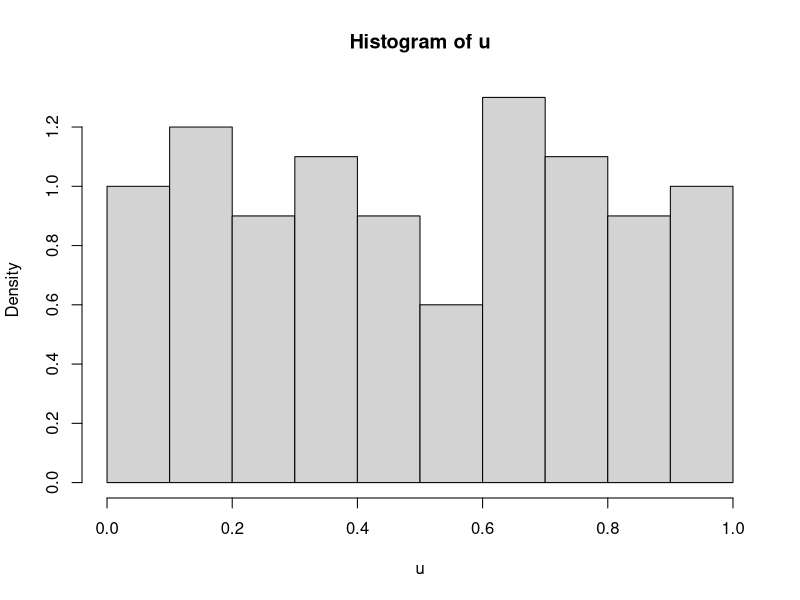
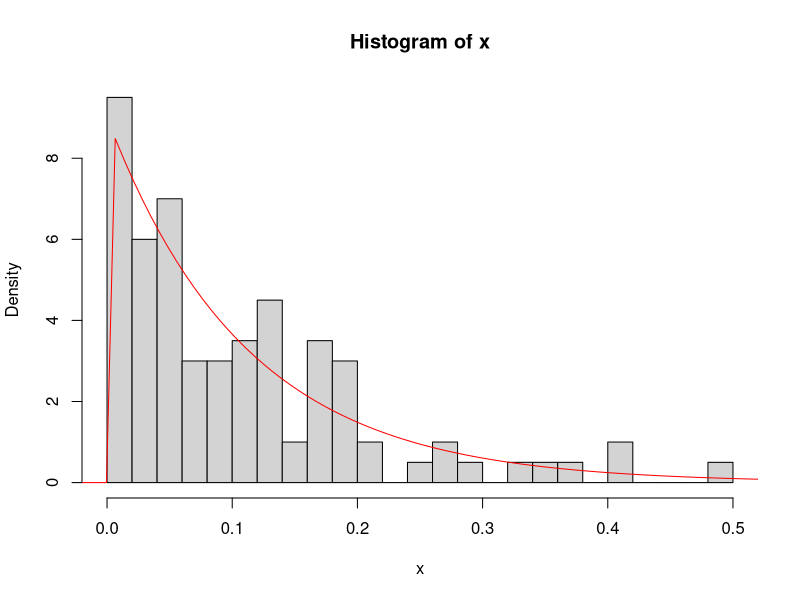
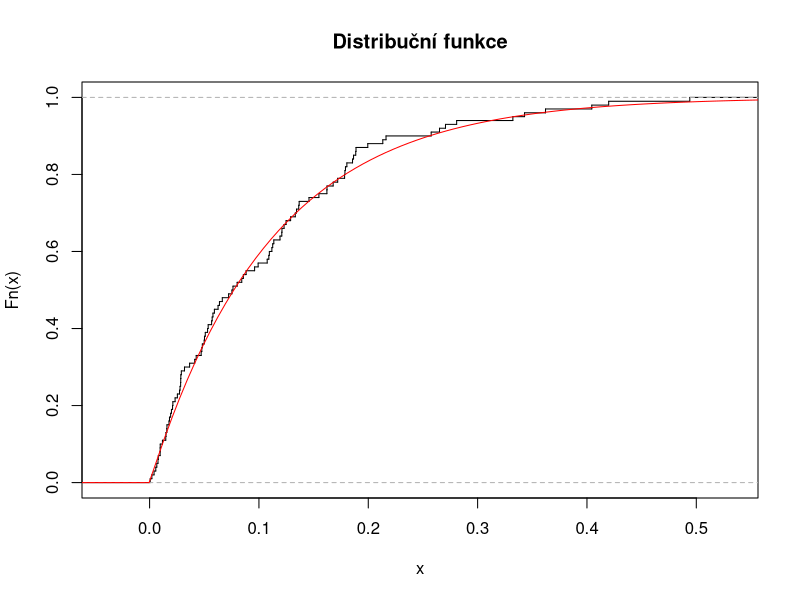
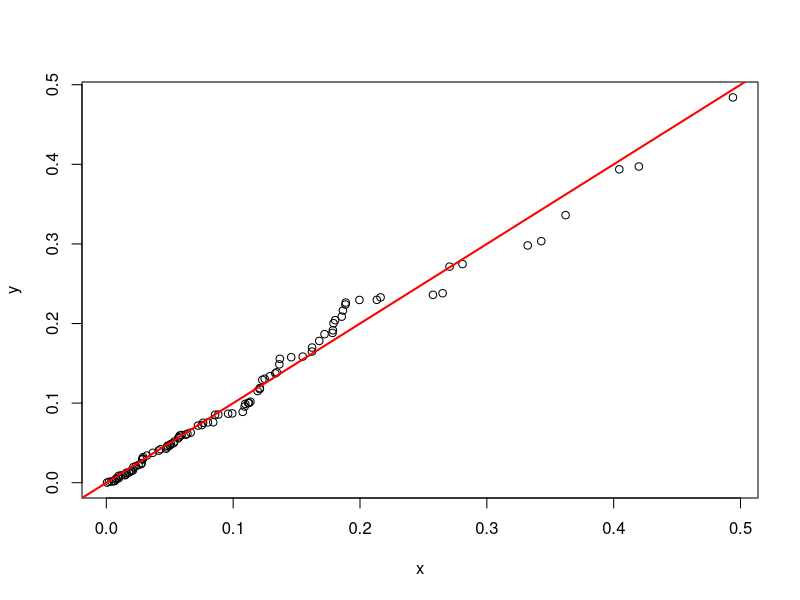
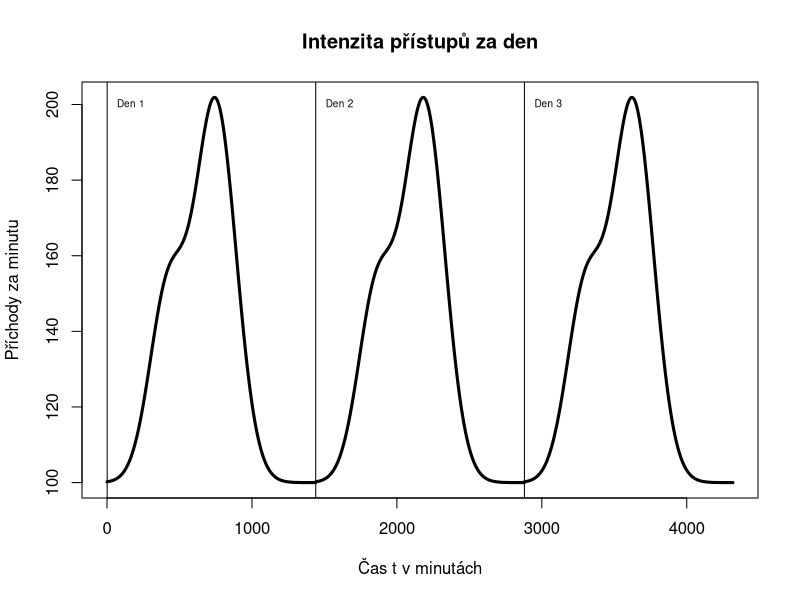
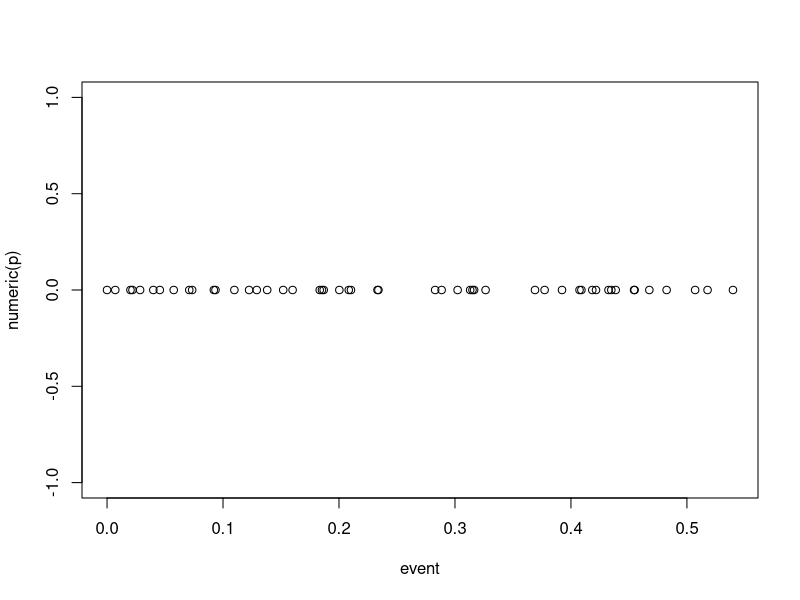
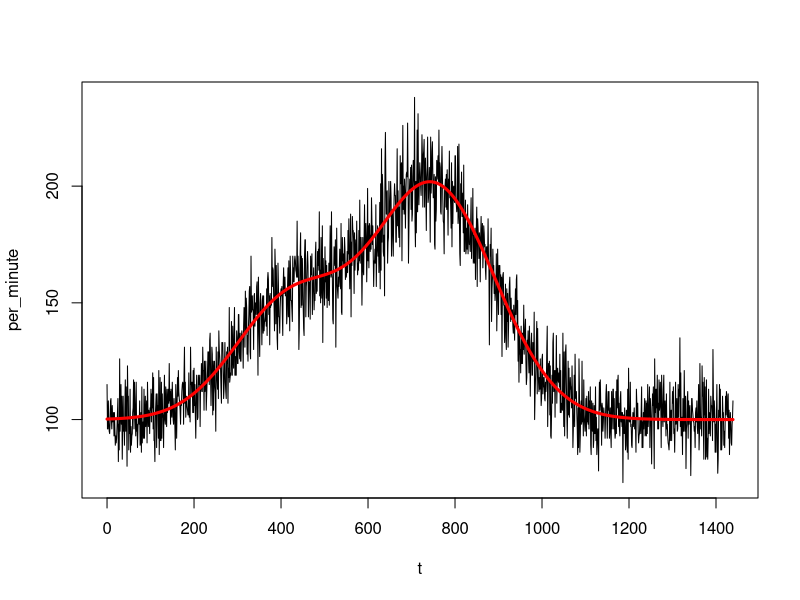
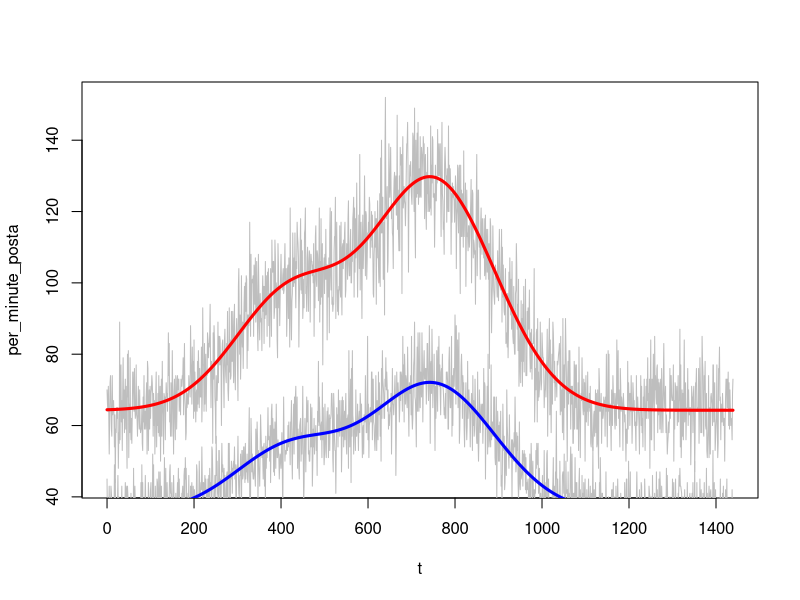

R code for these plots, in order:
# http://en.wikipedia.org/wiki/Exponential_distribution#Generating_exponential_variates
K = nchar('Tomas') # jmeno
L = nchar('Nesrovnal') # prijmeni

#################################################################
# 1

n = K*20
u=runif(n, min=0, max=1) # Generuje n náhodných hodnot z UNIF(0,1)
x=-log(1-u)/L # Exp rozdělení z rovnoměrného inverzní distr. fcí.

#################################################################
# 1.2
hist(u, freq=FALSE)
hist(x, breaks=5*K, freq=FALSE) # Histogram našich hodnot
#help(hist) freq --> logical;
#if TRUE, the histogram graphic is a representation of frequencies, the counts component of the result;
#if FALSE, probability densities, component density, are plotted (so that the histogram has a total area of one).
xWidth=max(x)-min(x) # Rozpětí hodnot
xGrid=seq(min(x)-0.2*xWidth,max(x)+0.2*xWidth,length=n) # vytvoří hodnoty kvantilů (?)
lines (xGrid,dexp(xGrid, rate=L), col='red') # přiloží graf hustoty k histogramu

################################################################
# 1.3
plot(ecdf(x), verticals=TRUE, do.points = FALSE, main="Distribuční funkce") # Opsáno ze zadáni, graf emp. exp. fce
lines (xGrid,pexp(xGrid, rate = L), col='red')  # přiloží graf teoretické fce

################################################################
# 1.4
y=rexp(n, rate=L) # hodnoty ze stejného rozdělení jako se kterým porovnáváme
qqplot(x, y)
abline(0,1, col='red', lwd=2)
#Pokud jsou hodnoty obou rozdělení stejné, ležely by na červené čáře. Hodnoty nejdál od čáry se nejvíce vychylují.

################################################################
# 1.5

################################################################
# 1.6

chisq.test(x, p=y/sum(y)) 

# Chi-squared test for given probabilities
# data:  x
# X-squared = 58.0799, df = 99, p-value = 0.9997
# Warning message:
# In chisq.test(x, p = y/sum(y)) : Chi-squared approximation may be incorrect

#TODO: najit ks.test a zkusit to podle toho

###############################################################
# 2.1

lambda = function(t){100+50*exp(-(t-420)^2/(3600*L))+100*
                       exp(-(L*(-30*L+t-480)^2)/360000)}
# prvni perioda
t=seq(0,3*(24*60)-1)
#TODO: popsat osu v levo
plot(t,lambda(t%%(24*60)),lty="solid",lwd=3,type='l',
     main="Intenzita přístupů za den",
     ylab="Příchody za minutu",
     xlab="Čas t v minutách")
text(0, 200, "Den 1", cex=0.6, pos=4)
text(24*60, 200, "Den 2", cex=0.6, pos=4)
text(24*120, 200, "Den 3", cex=0.6, pos=4)
abline(h = 0, v = 01)
abline(h = 0, v = 24*60)
abline(h = 0, v = 24*120)
###############################################################
# 2.2

p = K*10 # prichod
event = numeric(p) #array TODO: prejmenovat
s = 10^-4 # step TODO: vypocitat z lamdy
t = 0 # time = Aktuální čas
i = p # iterator

# Cyklus simuluje ubíhající čas (po skocích delta) a na základě
# funkce lambda generuje příchod zákazníka
while (0 < i) {
  if (runif(1, min=0, max=1) < lambda(t) * s) {
    i = i - 1
    event[i] = t # oznacime cas udalosti
  }
  t = t + s
} 
plot(event, numeric(p))

#################################################################
# 2.3

t=seq(0,(24*60)-1)
per_minute = numeric(24*(60))    # Vektor uschovávající počet příchodů za minutu
delta      = 1 / 1000             # Delta t
j          = 0                    # Index
tau        = 0                    # Aktuální bod na časové ose

# Bacha běží to fakt dlouho, nezvyšujte moc deltu !!!
# Cyklus simuluje ubíhající čas (po skocích delta) a zvyšuje četnost příchodu na základě fce lambda
# Četnost výskytů se akumuluje do "binů" šířky jedné minuty
while (j<24*60) {
  j = tau %/% 1                   # Přiřadíme j dolní celou část tau 
  tau = tau + delta               # Tau zvýšíme o delta t
  rand = runif(1, min=0, max=1)   # Náhodná hodnota
  if (rand < lambda(j) * delta) { # S danou pravděpodobností nastane událost
    per_minute[j+1] = per_minute[j+1] + 1
  }
}

write(per_minute, file = "per_minute.txt", ncolumns = 1, append = FALSE)

# Doporučovaný histogram nepotřebuju, mám hodnoty v per_minute
plot (t,per_minute, lwd=1, type='l')   # Vykreslí experimentálně zjištěná data
lines (t,lambda(t), lwd=3, col='red')  # Přiloží graf teoretické fce



############################################################################
# 3
kuryr = K/(K+L)                   # Pravděpodobnost, že si vezmou kurýra
per_minute_kuryr = numeric(24*60) # Vektor uschovávající počet odvozů kurýrem

i = 1                             # Index
# Cyklus prochází všechny minutové výskyty a spočíta pravděpodobnosti, že zákazník použije kurýra
while (i<=24*60) {
  j = 1                           # Index
  while (j<=per_minute[i]) {
    rand = runif(1, min=0, max=1) # Náhodná hodnota
    if (rand < kuryr) {           # S danou pravděpodobností zvolí kurýra
      per_minute_kuryr[i] = per_minute_kuryr[i] + 1
    }
    j = j + 1
  }
  i = i + 1
}

per_minute_posta = per_minute - per_minute_kuryr  # Jednoduchý doplněk

write(per_minute_kuryr, file = "per_minute_kuryr.txt", ncolumns = 1, append = FALSE)
write(per_minute_posta, file = "per_minute_posta.txt", ncolumns = 1, append = FALSE)

plot  (t,per_minute_posta,    lwd=1, col='grey', type='l') # Vykreslí experimentálně zjištěná data
lines (t,lambda(t)*(1-kuryr), lwd=3, col='red')            # Přiloží graf teoretické fce

lines (t,per_minute_kuryr, lwd=1, col='grey', type='l')    # Vykreslí experimentálně zjištěná data
lines (t,lambda(t)*kuryr,  lwd=3, col='blue')              # Přiloží graf teoretické fce
